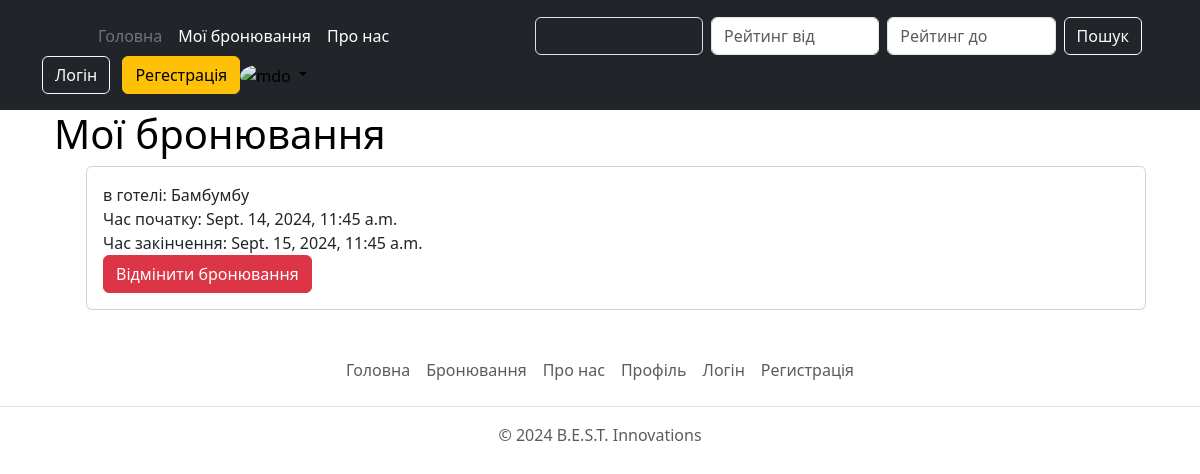
Page /home/my_bookings/ (signed in) on the committed database.
### Hotel_system/models.py (models this page shows, shortened)
class Booking(models.Model):
    user = models.ForeignKey(User, on_delete=models.CASCADE, related_name="bookings")
    room = models.ForeignKey(Room, on_delete=models.CASCADE, related_name="bookings")
    start_date = models.DateTimeField()
    end_date = models.DateTimeField()
    creation_date = models.DateTimeField(auto_now_add=True)
    verification_code = models.CharField(max_length=64, blank=True, null=True)
    is_verified = models.BooleanField(default=False)
    class Meta:
        verbose_name = "Booking"
        verbose_name_plural = "Bookings"
        ordering = ["start_date"]

class Room(models.Model):
    STATUS_CHOICES = [
        ('available', 'Вільна'),
        ('booked', 'Заброньована'),
        ('unavailable', 'Не доступна'),
    ]
    number = models.IntegerField()
    hotel = models.ForeignKey(Hotel, related_name='rooms', on_delete=models.CASCADE, null=True, blank=True)
    description = models.TextField()
    price = models.DecimalField(max_digits=10, decimal_places=2)
    capacity = models.IntegerField()
    image = models.ImageField(upload_to='room_images/', blank=True, null=True)
    status = models.CharField(max_length=20, choices=STATUS_CHOICES, default='available')
    class Meta:
        verbose_name = "Room"
        verbose_name_plural = "Rooms"
        ordering = ["number"]

class Hotel(models.Model):
    title = models.CharField(max_length=100)
    description = models.TextField()
    rating = models.DecimalField(max_digits=5, decimal_places=1)
    location = models.CharField(max_length=1000)
    image = models.ImageField(upload_to='hotel_images/', blank=True, null=True)
    class Meta:
        verbose_name = "Hotel"
        verbose_name_plural = "Hotels"
        ordering = ["rating"]

### Hotel_system/views.py (the view)
# urls.py: path('my_bookings/', views.my_bookings, name='my_bookings'),
@login_required
def my_bookings(request):
    bookings = Booking.objects.filter(user=request.user)
    return render(request, 'Booking_html/my_bookings.html', {'bookings': bookings})

### templates/Booking_html/my_bookings.html (shortened to what this page needs)
{% extends 'base.html' %}
{% block body %}
<div class="container text-custom">
    <h1>Мої бронювання</h1>
    {% if bookings %}
        <ul>
        {% for booking in bookings %}
            <li class="card mb-3">
                <div class="card-body">
                    <strong>{{ booking.room.name }}</strong> в готелі: {{ booking.room.hotel.title }}<br>
                    Час початку: {{ booking.start_date }}<br>
                    Час закінчення: {{ booking.end_date }}<br>
                    <a href="{% url 'cancel_booking' booking.id %}" class="btn btn-danger">Відмінити бронювання</a>
                </div>
            </li>
        {% endfor %}
        </ul>
    {% else %}
        <p>У вас немає бронювань.</p>
    {% endif %}
</div>
{% endblock %}

### templates/custom_text_color.html (style rules this page uses)
.text-custom { color: var(--custom-text-color, #000); }

### rows in the picture
Booking: room.hotel "Бамбумбу", start_date "Sept. 14, 2024, 11:45 a.m.", end_date "Sept. 15, 2024, 11:45 a.m."
